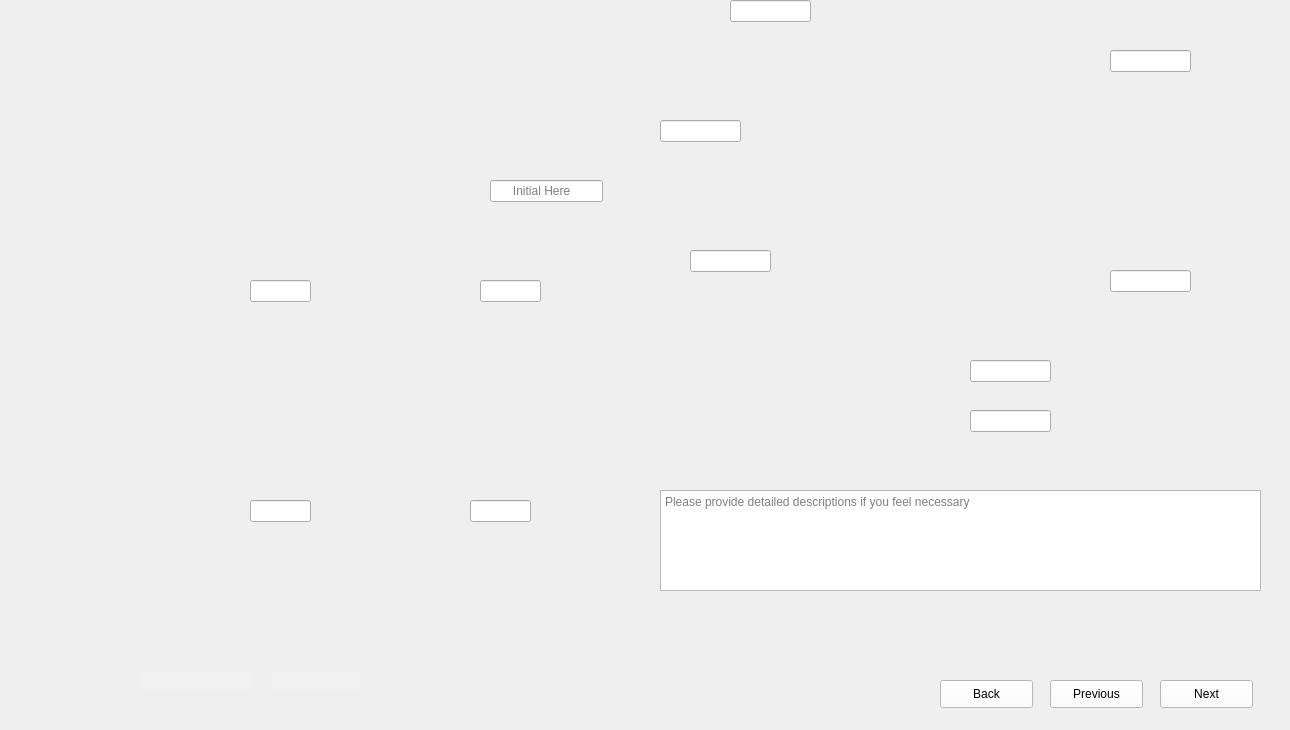
<?xml version="1.0" encoding="UTF-8"?>
<ui version="4.0">
 <class>Form</class>
 <widget class="QWidget" name="Form">
  <property name="geometry">
   <rect>
    <x>0</x>
    <y>0</y>
    <width>1290</width>
    <height>730</height>
   </rect>
  </property>
  <property name="windowTitle">
   <string>Form</string>
  </property>
  <widget class="QLabel" name="label">
   <property name="geometry">
    <rect>
     <x>0</x>
     <y>0</y>
     <width>1290</width>
     <height>730</height>
    </rect>
   </property>
   <property name="styleSheet">
    <string notr="true">background-image: url(:/images/images/Lap First Epoxy Fill.png);</string>
   </property>
   <property name="text">
    <string/>
   </property>
  </widget>
  <widget class="QLineEdit" name="lineEdit_Initials">
   <property name="geometry">
    <rect>
     <x>490</x>
     <y>180</y>
     <width>113</width>
     <height>22</height>
    </rect>
   </property>
   <property name="placeholderText">
    <string>      Initial Here</string>
   </property>
  </widget>
  <widget class="QLineEdit" name="lineEdit_2">
   <property name="geometry">
    <rect>
     <x>250</x>
     <y>280</y>
     <width>61</width>
     <height>22</height>
    </rect>
   </property>
  </widget>
  <widget class="QLineEdit" name="lineEdit_3">
   <property name="geometry">
    <rect>
     <x>480</x>
     <y>280</y>
     <width>61</width>
     <height>22</height>
    </rect>
   </property>
  </widget>
  <widget class="QLineEdit" name="lineEdit_4">
   <property name="geometry">
    <rect>
     <x>250</x>
     <y>500</y>
     <width>61</width>
     <height>22</height>
    </rect>
   </property>
  </widget>
  <widget class="QLineEdit" name="lineEdit_5">
   <property name="geometry">
    <rect>
     <x>470</x>
     <y>500</y>
     <width>61</width>
     <height>22</height>
    </rect>
   </property>
  </widget>
  <widget class="QLineEdit" name="lineEdit_6">
   <property name="geometry">
    <rect>
     <x>730</x>
     <y>0</y>
     <width>81</width>
     <height>22</height>
    </rect>
   </property>
  </widget>
  <widget class="QLineEdit" name="lineEdit_7">
   <property name="geometry">
    <rect>
     <x>660</x>
     <y>120</y>
     <width>81</width>
     <height>22</height>
    </rect>
   </property>
  </widget>
  <widget class="QLineEdit" name="lineEdit_8">
   <property name="geometry">
    <rect>
     <x>690</x>
     <y>250</y>
     <width>81</width>
     <height>22</height>
    </rect>
   </property>
  </widget>
  <widget class="QLineEdit" name="lineEdit_9">
   <property name="geometry">
    <rect>
     <x>1110</x>
     <y>50</y>
     <width>81</width>
     <height>22</height>
    </rect>
   </property>
  </widget>
  <widget class="QLineEdit" name="lineEdit_10">
   <property name="geometry">
    <rect>
     <x>1110</x>
     <y>270</y>
     <width>81</width>
     <height>22</height>
    </rect>
   </property>
  </widget>
  <widget class="QLineEdit" name="lineEdit_11">
   <property name="geometry">
    <rect>
     <x>970</x>
     <y>360</y>
     <width>81</width>
     <height>22</height>
    </rect>
   </property>
  </widget>
  <widget class="QLineEdit" name="lineEdit_12">
   <property name="geometry">
    <rect>
     <x>970</x>
     <y>410</y>
     <width>81</width>
     <height>22</height>
    </rect>
   </property>
  </widget>
  <widget class="QTextEdit" name="textEdit_Comments">
   <property name="geometry">
    <rect>
     <x>660</x>
     <y>490</y>
     <width>601</width>
     <height>101</height>
    </rect>
   </property>
   <property name="placeholderText">
    <string>Please provide detailed descriptions if you feel necessary </string>
   </property>
  </widget>
  <widget class="QLineEdit" name="lineEdit_Dates">
   <property name="geometry">
    <rect>
     <x>140</x>
     <y>670</y>
     <width>113</width>
     <height>22</height>
    </rect>
   </property>
   <property name="styleSheet">
    <string notr="true">QLineEdit{
background-color: rgb(240, 240, 240);
border: none;
}</string>
   </property>
  </widget>
  <widget class="QLineEdit" name="lineEdit_Steps">
   <property name="geometry">
    <rect>
     <x>270</x>
     <y>670</y>
     <width>91</width>
     <height>22</height>
    </rect>
   </property>
   <property name="styleSheet">
    <string notr="true">QLineEdit{
background-color: rgb(240, 240, 240);
border: none;
}</string>
   </property>
  </widget>
  <widget class="QPushButton" name="pushButton_Next">
   <property name="geometry">
    <rect>
     <x>1160</x>
     <y>680</y>
     <width>93</width>
     <height>28</height>
    </rect>
   </property>
   <property name="styleSheet">
    <string notr="true">QPushButton{
background-color: rgb(255, 255, 255);
height: 35px;
}
QPushButton::hover{
background-color: rgb(0, 0, 255);
}
QPushButton:pressed{
padding-top:7px;
padding-top:7px;
}</string>
   </property>
   <property name="text">
    <string>Next</string>
   </property>
  </widget>
  <widget class="QPushButton" name="pushButton_Previous">
   <property name="geometry">
    <rect>
     <x>1050</x>
     <y>680</y>
     <width>93</width>
     <height>28</height>
    </rect>
   </property>
   <property name="styleSheet">
    <string notr="true">QPushButton{
background-color: rgb(255, 255, 255);
height: 35px;
}
QPushButton::hover{
background-color: rgb(0, 0, 255);
}
QPushButton:pressed{
padding-top:7px;
padding-top:7px;
}</string>
   </property>
   <property name="text">
    <string>Previous</string>
   </property>
  </widget>
  <widget class="QPushButton" name="pushButton_Back">
   <property name="geometry">
    <rect>
     <x>940</x>
     <y>680</y>
     <width>93</width>
     <height>28</height>
    </rect>
   </property>
   <property name="styleSheet">
    <string notr="true">QPushButton{
background-color: rgb(255, 255, 255);
height: 35px;
}
QPushButton::hover{
background-color: rgb(0, 0, 255);
}
QPushButton:pressed{
padding-top:7px;
padding-top:7px;
}</string>
   </property>
   <property name="text">
    <string>Back</string>
   </property>
  </widget>
 </widget>
 <resources>
  <include location="D:/ECED4901SYPIIFiles/SNYProject/UI_design/LoginUI_Design/resource.qrc"/>
 </resources>
 <connections/>
</ui>
